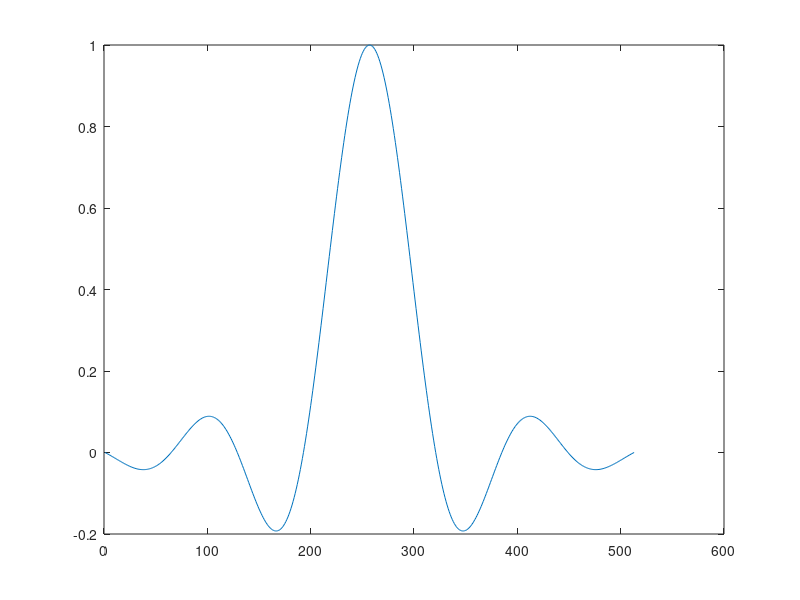

The MATLAB source for this figure:


close all;clc;clear all;
% Parâmetros
peSim = 64;                                        % Período do símbolo (amostras/símbolo)
nsCL = 4;                                          % Número de símbolos o cosseno levantado se espalhará (ISI)
roff = 0.25;                                       % Fator de decaimento do cosseno levantado
nSimbs = 400;                                      % Número de símbolos transmitidos 
vtSim = 2*randi([0 1], 1, nSimbs)-1;               % Símbolos
dup = upsample(vtSim,peSim);                       % Símbolos (sobreamostragem)
hrc = rcosfir(roff, nsCL, peSim,1,'normal');
length(hrc)
find(hrc==min(hrc))
4*peSim*2+1
a=2*nsCL*peSim;
t = -a:nsCL/2:a
length(t)==length(hrc)

plot(hrc)
